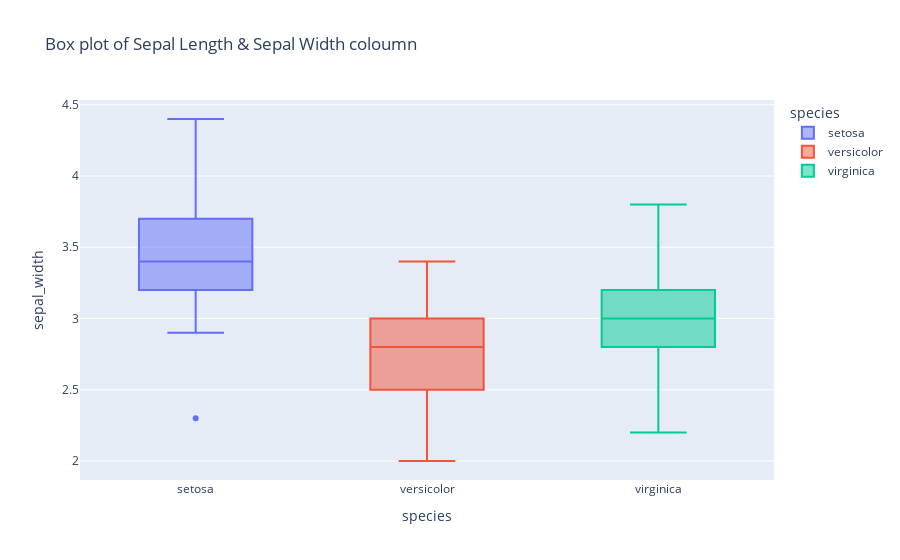

Notebook cell for this chart:
### Markdown cell above
## 4.Box plot
A box plot, also known as a box-and-whisker plot, is a graphical representation that displays the distribution of data. It shows:
- **Median**: The middle value of the data.
- **Quartiles**: The 25th and 75th percentiles (Q1 and Q3).
- **Outliers**: Data points that lie outside the expected range.

### Code cell
fig4=px.box(df,x='species',y='sepal_width',title='Box plot of Sepal Length & Sepal Width coloumn', color='species')  
fig4.show()

### Figure 1 — Plotly figure (JSON) as saved in the notebook; plotly's stock layout.template omitted (floating-point values rounded to 4 significant figures)
{"data": [{"alignmentgroup": "True", "hovertemplate": "species=%{x}<br>sepal_width=%{y}<extra></extra>", "legendgroup": "setosa", "marker": {"color": "#636efa"}, "name": "setosa", "notched": false, "offsetgroup": "setosa", "orientation": "v", "showlegend": true, "type": "box", "x": ["setosa", "setosa", "setosa", "setosa", "setosa", "setosa", "setosa", "setosa", "setosa", "setosa", "setosa", "setosa", "setosa", "setosa", "setosa", "setosa", "setosa", "setosa", "setosa", "setosa", "setosa", "setosa", "setosa", "setosa", "setosa", "setosa", "setosa", "setosa", "setosa", "setosa", "setosa", "setosa", "setosa", "setosa", "setosa", "setosa", "setosa", "setosa", "setosa", "setosa", "setosa", "setosa", "setosa", "setosa", "setosa", "setosa", "setosa", "setosa", "setosa", "setosa"], "x0": " ", "xaxis": "x", "y": [3.5, 3.0, 3.2, 3.1, 3.6, 3.9, 3.4, 3.4, 2.9, 3.1, 3.7, 3.4, 3.0, 3.0, 4.0, 4.4, 3.9, 3.5, 3.8, 3.8, 3.4, 3.7, 3.6, 3.3, 3.4, 3.0, 3.4, 3.5, 3.4, 3.2, 3.1, 3.4, 4.1, 4.2, 3.1, 3.2, 3.5, 3.6, 3.0, 3.4, 3.5, 2.3, 3.2, 3.5, 3.8, 3.0, 3.8, 3.2, 3.7, 3.3], "y0": " ", "yaxis": "y"}, {"alignmentgroup": "True", "hovertemplate": "species=%{x}<br>sepal_width=%{y}<extra></extra>", "legendgroup": "versicolor", "marker": {"color": "#EF553B"}, "name": "versicolor", "notched": false, "offsetgroup": "versicolor", "orientation": "v", "showlegend": true, "type": "box", "x": ["versicolor", "versicolor", "versicolor", "versicolor", "versicolor", "versicolor", "versicolor", "versicolor", "versicolor", "versicolor", "versicolor", "versicolor", "versicolor", "versicolor", "versicolor", "versicolor", "versicolor", "versicolor", "versicolor", "versicolor", "versicolor", "versicolor", "versicolor", "versicolor", "versicolor", "versicolor", "versicolor", "versicolor", "versicolor", "versicolor", "versicolor", "versicolor", "versicolor", "versicolor", "versicolor", "versicolor", "versicolor", "versicolor", "versicolor", "versicolor", "versicolor", "versicolor", "versicolor", "versicolor", "versicolor", "versicolor", "versicolor", "versicolor", "versicolor", "versicolor"], "x0": " ", "xaxis": "x", "y": [3.2, 3.2, 3.1, 2.3, 2.8, 2.8, 3.3, 2.4, 2.9, 2.7, 2.0, 3.0, 2.2, 2.9, 2.9, 3.1, 3.0, 2.7, 2.2, 2.5, 3.2, 2.8, 2.5, 2.8, 2.9, 3.0, 2.8, 3.0, 2.9, 2.6, 2.4, 2.4, 2.7, 2.7, 3.0, 3.4, 3.1, 2.3, 3.0, 2.5, 2.6, 3.0, 2.6, 2.3, 2.7, 3.0, 2.9, 2.9, 2.5, 2.8], "y0": " ", "yaxis": "y"}, {"alignmentgroup": "True", "hovertemplate": "species=%{x}<br>sepal_width=%{y}<extra></extra>", "legendgroup": "virginica", "marker": {"color": "#00cc96"}, "name": "virginica", "notched": false, "offsetgroup": "virginica", "orientation": "v", "showlegend": true, "type": "box", "x": ["virginica", "virginica", "virginica", "virginica", "virginica", "virginica", "virginica", "virginica", "virginica", "virginica", "virginica", "virginica", "virginica", "virginica", "virginica", "virginica", "virginica", "virginica", "virginica", "virginica", "virginica", "virginica", "virginica", "virginica", "virginica", "virginica", "virginica", "virginica", "virginica", "virginica", "virginica", "virginica", "virginica", "virginica", "virginica", "virginica", "virginica", "virginica", "virginica", "virginica", "virginica", "virginica", "virginica", "virginica", "virginica", "virginica", "virginica", "virginica", "virginica", "virginica"], "x0": " ", "xaxis": "x", "y": [3.3, 2.7, 3.0, 2.9, 3.0, 3.0, 2.5, 2.9, 2.5, 3.6, 3.2, 2.7, 3.0, 2.5, 2.8, 3.2, 3.0, 3.8, 2.6, 2.2, 3.2, 2.8, 2.8, 2.7, 3.3, 3.2, 2.8, 3.0, 2.8, 3.0, 2.8, 3.8, 2.8, 2.8, 2.6, 3.0, 3.4, 3.1, 3.0, 3.1, 3.1, 3.1, 2.7, 3.2, 3.3, 3.0, 2.5, 3.0, 3.4, 3.0], "y0": " ", "yaxis": "y"}], "layout": {"boxmode": "overlay", "legend": {"title": {"text": "species"}, "tracegroupgap": 0}, "title": {"text": "Box plot of Sepal Length & Sepal Width coloumn"}, "xaxis": {"anchor": "y", "categoryarray": ["setosa", "versicolor", "virginica"], "categoryorder": "array", "domain": [0, 1], "title": {"text": "species"}}, "yaxis": {"anchor": "x", "domain": [0, 1], "title": {"text": "sepal_width"}}}}
